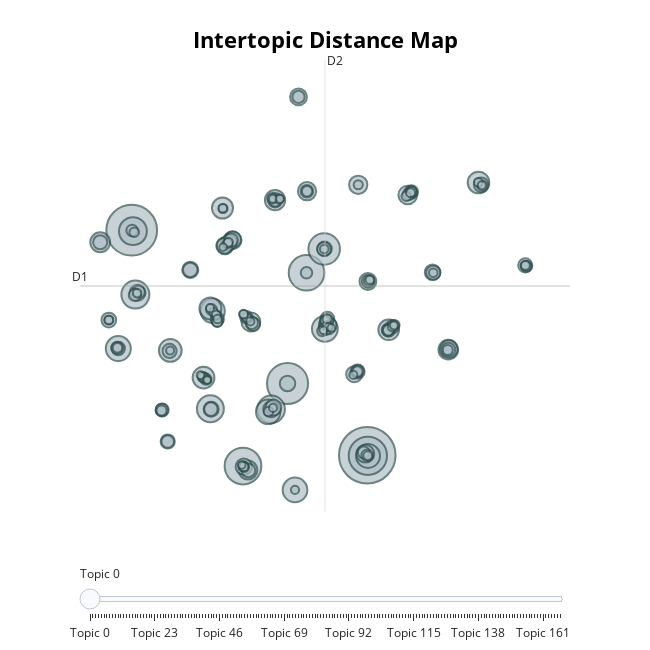

The cell this chart's notebook holds for it:
### Code cell
model.visualize_topics()

### Figure 1 — Plotly figure (JSON) as saved in the notebook; plotly's stock layout.template omitted (floating-point values rounded to 4 significant figures; data arrays with more than 128 entries replaced by an {"elided": "..."} marker saying what was removed)
{"data": [{"customdata": {"elided": "168x3 mixed values"}, "hovertemplate": "<b>Topic %{customdata[0]}</b><br>%{customdata[1]}<br>Size: %{customdata[2]}", "legendgroup": "", "marker": {"color": "#B0BEC5", "line": {"color": "DarkSlateGrey", "width": 2}, "size": {"elided": "168 int values"}, "sizemode": "area", "sizeref": 0.24, "symbol": "circle"}, "mode": "markers", "name": "", "orientation": "v", "showlegend": false, "type": "scatter", "x": {"elided": "168 float values"}, "xaxis": "x", "y": {"elided": "168 float values"}, "yaxis": "y"}], "layout": {"annotations": [{"showarrow": false, "text": "D1", "x": -11.62, "y": 5.219, "yshift": 10}, {"showarrow": false, "text": "D2", "x": 6.76, "xshift": 10, "y": 25.99}], "height": 650, "hoverlabel": {"bgcolor": "white", "font": {"family": "Rockwell", "size": 16}}, "legend": {"itemsizing": "constant", "tracegroupgap": 0}, "margin": {"t": 60}, "shapes": [{"line": {"color": "#CFD8DC", "width": 2}, "type": "line", "x0": 6.76, "x1": 6.76, "y0": -15.55, "y1": 25.99}, {"line": {"color": "#9E9E9E", "width": 2}, "type": "line", "x0": -11.62, "x1": 25.14, "y0": 5.219, "y1": 5.219}], "sliders": [{"active": 0, "pad": {"t": 50}, "steps": [{"args": [{"marker.color": {"elided": "1x168 str values"}}], "label": "Topic 0", "method": "update"}, {"args": [{"marker.color": {"elided": "1x168 str values"}}], "label": "Topic 1", "method": "update"}, {"args": [{"marker.color": {"elided": "1x168 str values"}}], "label": "Topic 2", "method": "update"}, {"args": [{"marker.color": {"elided": "1x168 str values"}}], "label": "Topic 3", "method": "update"}, {"args": [{"marker.color": {"elided": "1x168 str values"}}], "label": "Topic 4", "method": "update"}, {"args": [{"marker.color": {"elided": "1x168 str values"}}], "label": "Topic 5", "method": "update"}, {"args": [{"marker.color": {"elided": "1x168 str values"}}], "label": "Topic 6", "method": "update"}, {"args": [{"marker.color": {"elided": "1x168 str values"}}], "label": "Topic 7", "method": "update"}, {"args": [{"marker.color": {"elided": "1x168 str values"}}], "label": "Topic 8", "method": "update"}, {"args": [{"marker.color": {"elided": "1x168 str values"}}], "label": "Topic 9", "method": "update"}, {"args": [{"marker.color": {"elided": "1x168 str values"}}], "label": "Topic 10", "method": "update"}, {"args": [{"marker.color": {"elided": "1x168 str values"}}], "label": "Topic 11", "method": "update"}, {"args": [{"marker.color": {"elided": "1x168 str values"}}], "label": "Topic 12", "method": "update"}, {"args": [{"marker.color": {"elided": "1x168 str values"}}], "label": "Topic 13", "method": "update"}, {"args": [{"marker.color": {"elided": "1x168 str values"}}], "label": "Topic 14", "method": "update"}, {"args": [{"marker.color": {"elided": "1x168 str values"}}], "label": "Topic 15", "method": "update"}, {"args": [{"marker.color": {"elided": "1x168 str values"}}], "label": "Topic 16", "method": "update"}, {"args": [{"marker.color": {"elided": "1x168 str values"}}], "label": "Topic 17", "method": "update"}, {"args": [{"marker.color": {"elided": "1x168 str values"}}], "label": "Topic 18", "method": "update"}, {"args": [{"marker.color": {"elided": "1x168 str values"}}], "label": "Topic 19", "method": "update"}, {"args": [{"marker.color": {"elided": "1x168 str values"}}], "label": "Topic 20", "method": "update"}, {"args": [{"marker.color": {"elided": "1x168 str values"}}], "label": "Topic 21", "method": "update"}, {"args": [{"marker.color": {"elided": "1x168 str values"}}], "label": "Topic 22", "method": "update"}, {"args": [{"marker.color": {"elided": "1x168 str values"}}], "label": "Topic 23", "method": "update"}, {"args": [{"marker.color": {"elided": "1x168 str values"}}], "label": "Topic 24", "method": "update"}, {"args": [{"marker.color": {"elided": "1x168 str values"}}], "label": "Topic 25", "method": "update"}, {"args": [{"marker.color": {"elided": "1x168 str values"}}], "label": "Topic 26", "method": "update"}, {"args": [{"marker.color": {"elided": "1x168 str values"}}], "label": "Topic 27", "method": "update"}, {"args": [{"marker.color": {"elided": "1x168 str values"}}], "label": "Topic 28", "method": "update"}, {"args": [{"marker.color": {"elided": "1x168 str values"}}], "label": "Topic 29", "method": "update"}, {"args": [{"marker.color": {"elided": "1x168 str values"}}], "label": "Topic 30", "method": "update"}, {"args": [{"marker.color": {"elided": "1x168 str values"}}], "label": "Topic 31", "method": "update"}, {"args": [{"marker.color": {"elided": "1x168 str values"}}], "label": "Topic 32", "method": "update"}, {"args": [{"marker.color": {"elided": "1x168 str values"}}], "label": "Topic 33", "method": "update"}, {"args": [{"marker.color": {"elided": "1x168 str values"}}], "label": "Topic 34", "method": "update"}, {"args": [{"marker.color": {"elided": "1x168 str values"}}], "label": "Topic 35", "method": "update"}, {"args": [{"marker.color": {"elided": "1x168 str values"}}], "label": "Topic 36", "method": "update"}, {"args": [{"marker.color": {"elided": "1x168 str values"}}], "label": "Topic 37", "method": "update"}, {"args": [{"marker.color": {"elided": "1x168 str values"}}], "label": "Topic 38", "method": "update"}, {"args": [{"marker.color": {"elided": "1x168 str values"}}], "label": "Topic 39", "method": "update"}, {"args": [{"marker.color": {"elided": "1x168 str values"}}], "label": "Topic 40", "method": "update"}, {"args": [{"marker.color": {"elided": "1x168 str values"}}], "label": "Topic 41", "method": "update"}, {"args": [{"marker.color": {"elided": "1x168 str values"}}], "label": "Topic 42", "method": "update"}, {"args": [{"marker.color": {"elided": "1x168 str values"}}], "label": "Topic 43", "method": "update"}, {"args": [{"marker.color": {"elided": "1x168 str values"}}], "label": "Topic 44", "method": "update"}, {"args": [{"marker.color": {"elided": "1x168 str values"}}], "label": "Topic 45", "method": "update"}, {"args": [{"marker.color": {"elided": "1x168 str values"}}], "label": "Topic 46", "method": "update"}, {"args": [{"marker.color": {"elided": "1x168 str values"}}], "label": "Topic 47", "method": "update"}, {"args": [{"marker.color": {"elided": "1x168 str values"}}], "label": "Topic 48", "method": "update"}, {"args": [{"marker.color": {"elided": "1x168 str values"}}], "label": "Topic 49", "method": "update"}, {"args": [{"marker.color": {"elided": "1x168 str values"}}], "label": "Topic 50", "method": "update"}, {"args": [{"marker.color": {"elided": "1x168 str values"}}], "label": "Topic 51", "method": "update"}, {"args": [{"marker.color": {"elided": "1x168 str values"}}], "label": "Topic 52", "method": "update"}, {"args": [{"marker.color": {"elided": "1x168 str values"}}], "label": "Topic 53", "method": "update"}, {"args": [{"marker.color": {"elided": "1x168 str values"}}], "label": "Topic 54", "method": "update"}, {"args": [{"marker.color": {"elided": "1x168 str values"}}], "label": "Topic 55", "method": "update"}, {"args": [{"marker.color": {"elided": "1x168 str values"}}], "label": "Topic 56", "method": "update"}, {"args": [{"marker.color": {"elided": "1x168 str values"}}], "label": "Topic 57", "method": "update"}, {"args": [{"marker.color": {"elided": "1x168 str values"}}], "label": "Topic 58", "method": "update"}, {"args": [{"marker.color": {"elided": "1x168 str values"}}], "label": "Topic 59", "method": "update"}, {"args": [{"marker.color": {"elided": "1x168 str values"}}], "label": "Topic 60", "method": "update"}, {"args": [{"marker.color": {"elided": "1x168 str values"}}], "label": "Topic 61", "method": "update"}, {"args": [{"marker.color": {"elided": "1x168 str values"}}], "label": "Topic 62", "method": "update"}, {"args": [{"marker.color": {"elided": "1x168 str values"}}], "label": "Topic 63", "method": "update"}, {"args": [{"marker.color": {"elided": "1x168 str values"}}], "label": "Topic 64", "method": "update"}, {"args": [{"marker.color": {"elided": "1x168 str values"}}], "label": "Topic 65", "method": "update"}, {"args": [{"marker.color": {"elided": "1x168 str values"}}], "label": "Topic 66", "method": "update"}, {"args": [{"marker.color": {"elided": "1x168 str values"}}], "label": "Topic 67", "method": "update"}, {"args": [{"marker.color": {"elided": "1x168 str values"}}], "label": "Topic 68", "method": "update"}, {"args": [{"marker.color": {"elided": "1x168 str values"}}], "label": "Topic 69", "method": "update"}, {"args": [{"marker.color": {"elided": "1x168 str values"}}], "label": "Topic 70", "method": "update"}, {"args": [{"marker.color": {"elided": "1x168 str values"}}], "label": "Topic 71", "method": "update"}, {"args": [{"marker.color": {"elided": "1x168 str values"}}], "label": "Topic 72", "method": "update"}, {"args": [{"marker.color": {"elided": "1x168 str values"}}], "label": "Topic 73", "method": "update"}, {"args": [{"marker.color": {"elided": "1x168 str values"}}], "label": "Topic 74", "method": "update"}, {"args": [{"marker.color": {"elided": "1x168 str values"}}], "label": "Topic 75", "method": "update"}, {"args": [{"marker.color": {"elided": "1x168 str values"}}], "label": "Topic 76", "method": "update"}, {"args": [{"marker.color": {"elided": "1x168 str values"}}], "label": "Topic 77", "method": "update"}, {"args": [{"marker.color": {"elided": "1x168 str values"}}], "label": "Topic 78", "method": "update"}, {"args": [{"marker.color": {"elided": "1x168 str values"}}], "label": "Topic 79", "method": "update"}, {"args": [{"marker.color": {"elided": "1x168 str values"}}], "label": "Topic 80", "method": "update"}, {"args": [{"marker.color": {"elided": "1x168 str values"}}], "label": "Topic 81", "method": "update"}, {"args": [{"marker.color": {"elided": "1x168 str values"}}], "label": "Topic 82", "method": "update"}, {"args": [{"marker.color": {"elided": "1x168 str values"}}], "label": "Topic 83", "method": "update"}, {"args": [{"marker.color": {"elided": "1x168 str values"}}], "label": "Topic 84", "method": "update"}, {"args": [{"marker.color": {"elided": "1x168 str values"}}], "label": "Topic 85", "method": "update"}, {"args": [{"marker.color": {"elided": "1x168 str values"}}], "label": "Topic 86", "method": "update"}, {"args": [{"marker.color": {"elided": "1x168 str values"}}], "label": "Topic 87", "method": "update"}, {"args": [{"marker.color": {"elided": "1x168 str values"}}], "label": "Topic 88", "method": "update"}, {"args": [{"marker.color": {"elided": "1x168 str values"}}], "label": "Topic 89", "method": "update"}, {"args": [{"marker.color": {"elided": "1x168 str values"}}], "label": "Topic 90", "method": "update"}, {"args": [{"marker.color": {"elided": "1x168 str values"}}], "label": "Topic 91", "method": "update"}, {"args": [{"marker.color": {"elided": "1x168 str values"}}], "label": "Topic 92", "method": "update"}, {"args": [{"marker.color": {"elided": "1x168 str values"}}], "label": "Topic 93", "method": "update"}, {"args": [{"marker.color": {"elided": "1x168 str values"}}], "label": "Topic 94", "method": "update"}, {"args": [{"marker.color": {"elided": "1x168 str values"}}], "label": "Topic 95", "method": "update"}, {"args": [{"marker.color": {"elided": "1x168 str values"}}], "label": "Topic 96", "method": "update"}, {"args": [{"marker.color": {"elided": "1x168 str values"}}], "label": "Topic 97", "method": "update"}, {"args": [{"marker.color": {"elided": "1x168 str values"}}], "label": "Topic 98", "method": "update"}, {"args": [{"marker.color": {"elided": "1x168 str values"}}], "label": "Topic 99", "method": "update"}, {"args": [{"marker.color": {"elided": "1x168 str values"}}], "label": "Topic 100", "method": "update"}, {"args": [{"marker.color": {"elided": "1x168 str values"}}], "label": "Topic 101", "method": "update"}, {"args": [{"marker.color": {"elided": "1x168 str values"}}], "label": "Topic 102", "method": "update"}, {"args": [{"marker.color": {"elided": "1x168 str values"}}], "label": "Topic 103", "method": "update"}, {"args": [{"marker.color": {"elided": "1x168 str values"}}], "label": "Topic 104", "method": "update"}, {"args": [{"marker.color": {"elided": "1x168 str values"}}], "label": "Topic 105", "method": "update"}, {"args": [{"marker.color": {"elided": "1x168 str values"}}], "label": "Topic 106", "method": "update"}, {"args": [{"marker.color": {"elided": "1x168 str values"}}], "label": "Topic 107", "method": "update"}, {"args": [{"marker.color": {"elided": "1x168 str values"}}], "label": "Topic 108", "method": "update"}, {"args": [{"marker.color": {"elided": "1x168 str values"}}], "label": "Topic 109", "method": "update"}, {"args": [{"marker.color": {"elided": "1x168 str values"}}], "label": "Topic 110", "method": "update"}, {"args": [{"marker.color": {"elided": "1x168 str values"}}], "label": "Topic 111", "method": "update"}, {"args": [{"marker.color": {"elided": "1x168 str values"}}], "label": "Topic 112", "method": "update"}, {"args": [{"marker.color": {"elided": "1x168 str values"}}], "label": "Topic 113", "method": "update"}, {"args": [{"marker.color": {"elided": "1x168 str values"}}], "label": "Topic 114", "method": "update"}, {"args": [{"marker.color": {"elided": "1x168 str values"}}], "label": "Topic 115", "method": "update"}, {"args": [{"marker.color": {"elided": "1x168 str values"}}], "label": "Topic 116", "method": "update"}, {"args": [{"marker.color": {"elided": "1x168 str values"}}], "label": "Topic 117", "method": "update"}, {"args": [{"marker.color": {"elided": "1x168 str values"}}], "label": "Topic 118", "method": "update"}, {"args": [{"marker.color": {"elided": "1x168 str values"}}], "label": "Topic 119", "method": "update"}, {"args": [{"marker.color": {"elided": "1x168 str values"}}], "label": "Topic 120", "method": "update"}, {"args": [{"marker.color": {"elided": "1x168 str values"}}], "label": "Topic 121", "method": "update"}, {"args": [{"marker.color": {"elided": "1x168 str values"}}], "label": "Topic 122", "method": "update"}, {"args": [{"marker.color": {"elided": "1x168 str values"}}], "label": "Topic 123", "method": "update"}, {"args": [{"marker.color": {"elided": "1x168 str values"}}], "label": "Topic 124", "method": "update"}, {"args": [{"marker.color": {"elided": "1x168 str values"}}], "label": "Topic 125", "method": "update"}, {"args": [{"marker.color": {"elided": "1x168 str values"}}], "label": "Topic 126", "method": "update"}, {"args": [{"marker.color": {"elided": "1x168 str values"}}], "label": "Topic 127", "method": "update"}, {"args": [{"marker.color": {"elided": "1x168 str values"}}], "label": "Topic 128", "method": "update"}, {"args": [{"marker.color": {"elided": "1x168 str values"}}], "label": "Topic 129", "method": "update"}, {"args": [{"marker.color": {"elided": "1x168 str values"}}], "label": "Topic 130", "method": "update"}, {"args": [{"marker.color": {"elided": "1x168 str values"}}], "label": "Topic 131", "method": "update"}, {"args": [{"marker.color": {"elided": "1x168 str values"}}], "label": "Topic 132", "method": "update"}, {"args": [{"marker.color": {"elided": "1x168 str values"}}], "label": "Topic 133", "method": "update"}, {"args": [{"marker.color": {"elided": "1x168 str values"}}], "label": "Topic 134", "method": "update"}, {"args": [{"marker.color": {"elided": "1x168 str values"}}], "label": "Topic 135", "method": "update"}, {"args": [{"marker.color": {"elided": "1x168 str values"}}], "label": "Topic 136", "method": "update"}, {"args": [{"marker.color": {"elided": "1x168 str values"}}], "label": "Topic 137", "method": "update"}, {"args": [{"marker.color": {"elided": "1x168 str values"}}], "label": "Topic 138", "method": "update"}, {"args": [{"marker.color": {"elided": "1x168 str values"}}], "label": "Topic 139", "method": "update"}, {"args": [{"marker.color": {"elided": "1x168 str values"}}], "label": "Topic 140", "method": "update"}, {"args": [{"marker.color": {"elided": "1x168 str values"}}], "label": "Topic 141", "method": "update"}, {"args": [{"marker.color": {"elided": "1x168 str values"}}], "label": "Topic 142", "method": "update"}, {"args": [{"marker.color": {"elided": "1x168 str values"}}], "label": "Topic 143", "method": "update"}, {"args": [{"marker.color": {"elided": "1x168 str values"}}], "label": "Topic 144", "method": "update"}, {"args": [{"marker.color": {"elided": "1x168 str values"}}], "label": "Topic 145", "method": "update"}, {"args": [{"marker.color": {"elided": "1x168 str values"}}], "label": "Topic 146", "method": "update"}, {"args": [{"marker.color": {"elided": "1x168 str values"}}], "label": "Topic 147", "method": "update"}, {"args": [{"marker.color": {"elided": "1x168 str values"}}], "label": "Topic 148", "method": "update"}, {"args": [{"marker.color": {"elided": "1x168 str values"}}], "label": "Topic 149", "method": "update"}, {"args": [{"marker.color": {"elided": "1x168 str values"}}], "label": "Topic 150", "method": "update"}, {"args": [{"marker.color": {"elided": "1x168 str values"}}], "label": "Topic 151", "method": "update"}, {"args": [{"marker.color": {"elided": "1x168 str values"}}], "label": "Topic 152", "method": "update"}, {"args": [{"marker.color": {"elided": "1x168 str values"}}], "label": "Topic 153", "method": "update"}, {"args": [{"marker.color": {"elided": "1x168 str values"}}], "label": "Topic 154", "method": "update"}, {"args": [{"marker.color": {"elided": "1x168 str values"}}], "label": "Topic 155", "method": "update"}, {"args": [{"marker.color": {"elided": "1x168 str values"}}], "label": "Topic 156", "method": "update"}, {"args": [{"marker.color": {"elided": "1x168 str values"}}], "label": "Topic 157", "method": "update"}, {"args": [{"marker.color": {"elided": "1x168 str values"}}], "label": "Topic 158", "method": "update"}, {"args": [{"marker.color": {"elided": "1x168 str values"}}], "label": "Topic 159", "method": "update"}, {"args": [{"marker.color": {"elided": "1x168 str values"}}], "label": "Topic 160", "method": "update"}, {"args": [{"marker.color": {"elided": "1x168 str values"}}], "label": "Topic 161", "method": "update"}, {"args": [{"marker.color": {"elided": "1x168 str values"}}], "label": "Topic 162", "method": "update"}, {"args": [{"marker.color": {"elided": "1x168 str values"}}], "label": "Topic 163", "method": "update"}, {"args": [{"marker.color": {"elided": "1x168 str values"}}], "label": "Topic 164", "method": "update"}, {"args": [{"marker.color": {"elided": "1x168 str values"}}], "label": "Topic 165", "method": "update"}, {"args": [{"marker.color": {"elided": "1x168 str values"}}], "label": "Topic 166", "method": "update"}, {"args": [{"marker.color": {"elided": "1x168 str values"}}], "label": "Topic 167", "method": "update"}]}], "title": {"font": {"color": "Black", "size": 22}, "text": "<b>Intertopic Distance Map</b>", "x": 0.5, "xanchor": "center", "y": 0.95, "yanchor": "top"}, "width": 650, "xaxis": {"anchor": "y", "domain": [0, 1], "range": [-11.62, 25.14], "title": {"text": ""}, "visible": false}, "yaxis": {"anchor": "x", "domain": [0, 1], "range": [-15.55, 25.99], "title": {"text": ""}, "visible": false}}}
